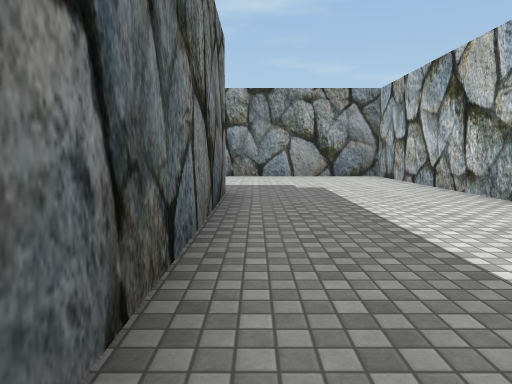
view 1 (above)

24 first-person views from a walk through a Unity game level. The camera is 1.3 m above the floor, tilts 6° down and sees 70° across. The floor is counted in squares, 2 m on a side. Each view is taken from the middle of a square. On the plan, view 1 faces up. The plan holds only what a view shows up to about 11 squares ahead; the rest is blank. The place goes on beyond the plan. The player is left out. Some animated figures are not drawn. Some surface patterns are stand-ins.

view 2
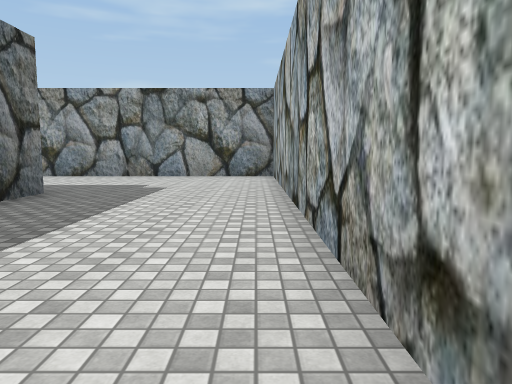

view 3
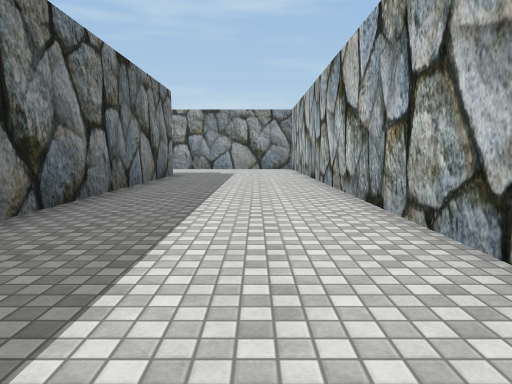

view 4
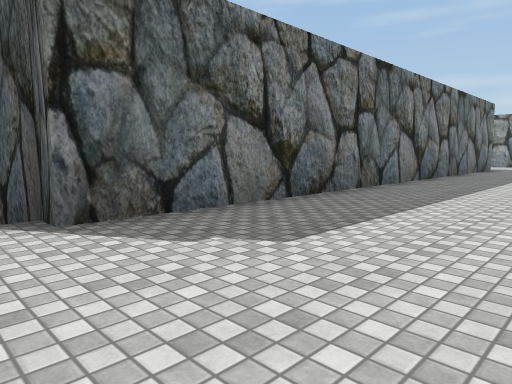

view 5
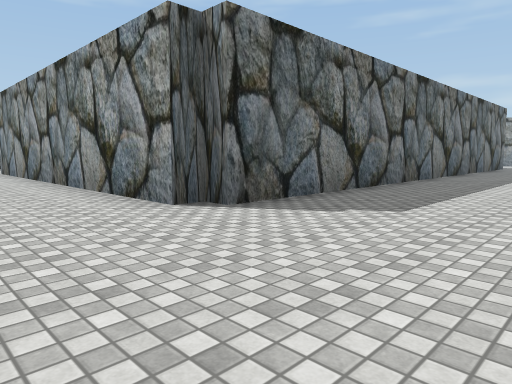

view 6
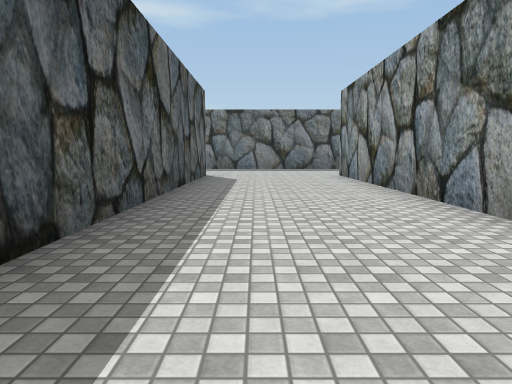

view 7
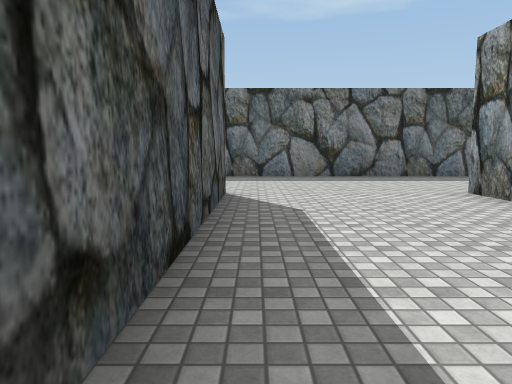

view 8
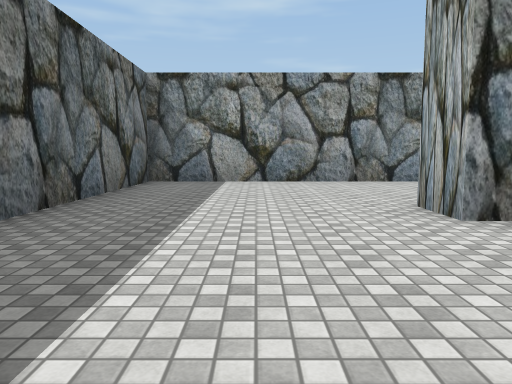

view 9
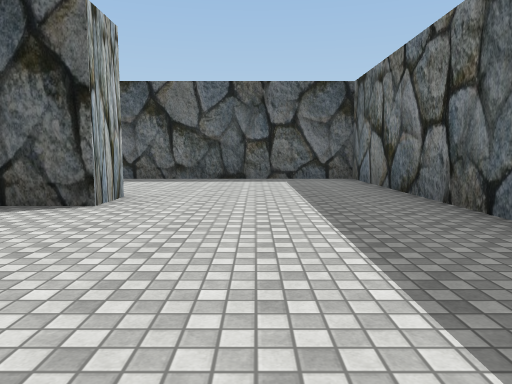

view 10
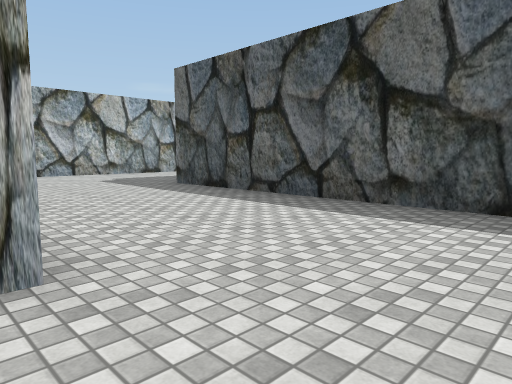

view 11
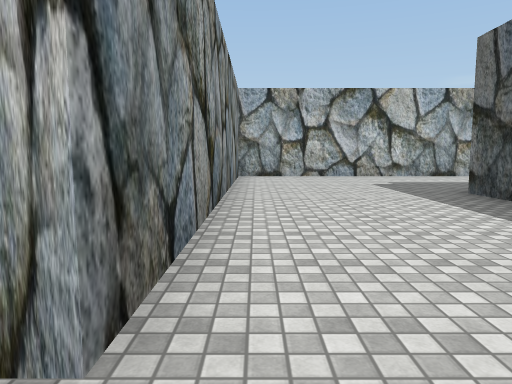

view 12
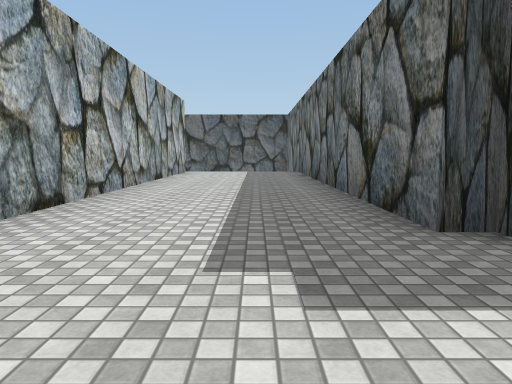

view 13
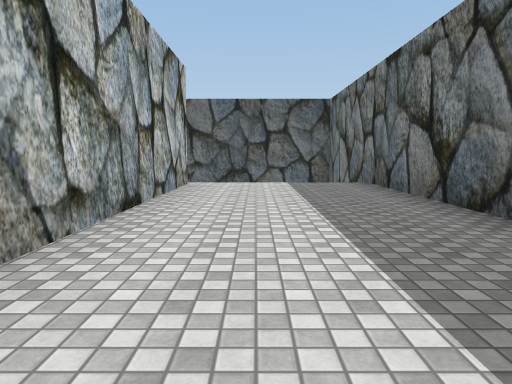

view 14
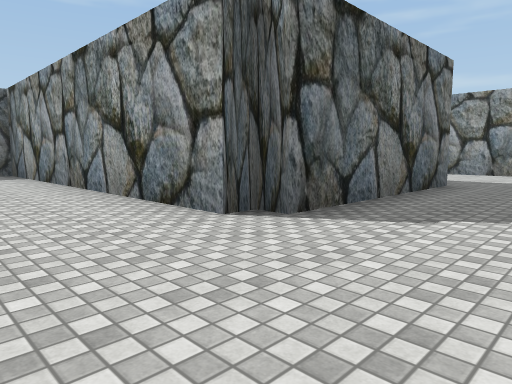

view 15
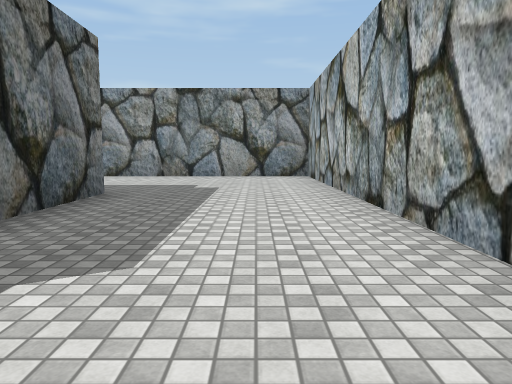

view 16
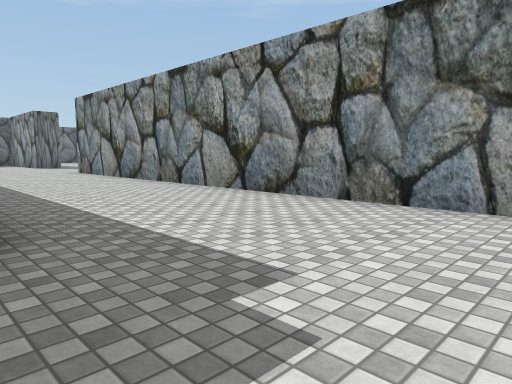

view 17
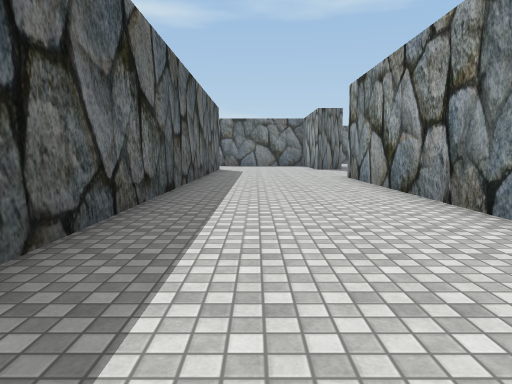

view 18
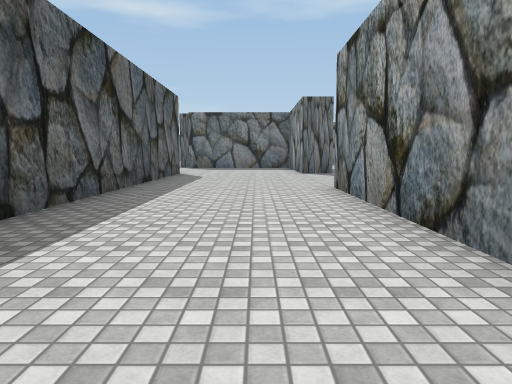

view 19
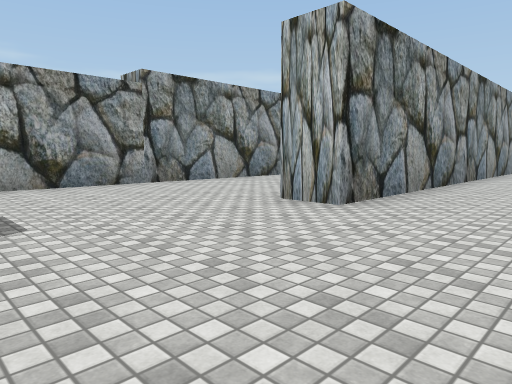

view 20
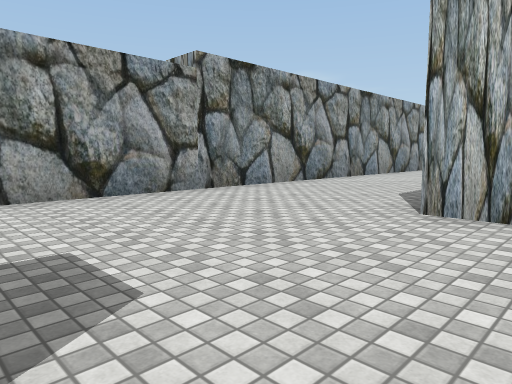

view 21
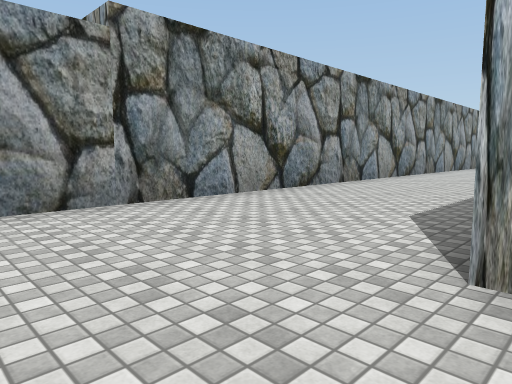

view 22
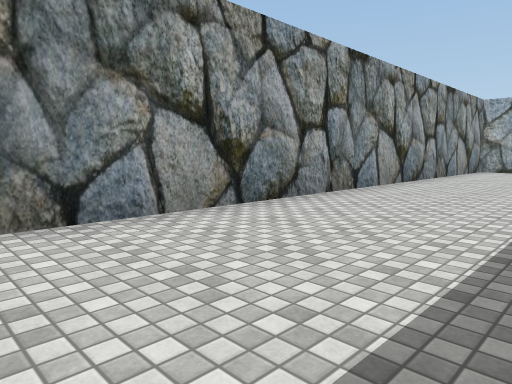

view 23
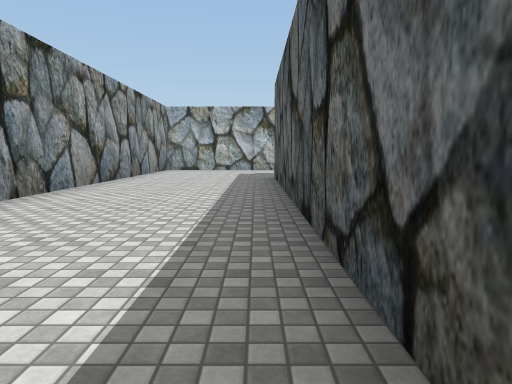

view 24
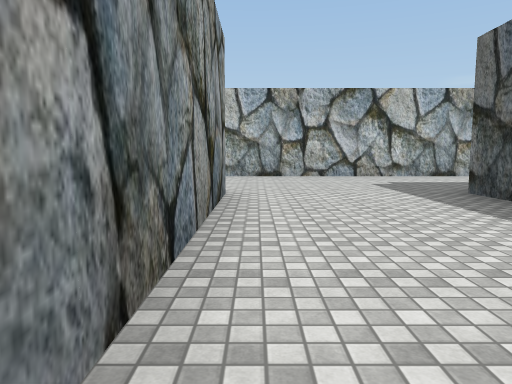

### Floor plan
Points are (right, up) in squares from view 1. A wall is a line through its corners. A room is listed if a view was taken in it or the views show most of it. See-through windows are left out.
Room 1 (views 1, 2, 3, 4, 5, 6, 7, 8, 9, 10, 11, 12, 13, 14, 15, 16, 17, 18, 19, 20, 21, 22, 23, 24)
walls: (-1.5, -3) (-1.5, 5.5) (-16, 5.5) (-16, 6.5); (-5.5, 1) (-5.5, -4) (-6, -4) (-6, -4.5) (-15.5, -4.5) (-15.5, -18.5) (-6, -18.5); (3.5, -3) (3.5, 10.5) (-19.1, 10.5); (-0.5, 6) (-0.5, -9) (-1, -9) (-1, -9.5) (-11, -9.5) (-11, -8.5); (3.5, -16.2) (3.5, -9.1); (-10.4, 6.5) (-1.4, 6.5); (-6.1, -19) (-5.5, -19) (-5.5, -32.1); (-20, 1.5) (-8, 1.5); (-1.5, -29) (-1.5, -14.5) (-11, -14.5) (-11, -13.5) (-1, -13.5)

Positions as (right, up) in squares from view 1, and headings:
1: (0, 0), facing up
2: (3, 0), facing up
3: (2, -5), facing up
4: (3, -10), facing up-left
5: (3, -12), facing up-left
6: (0, -12), facing left
7: (-5, -13), facing left
8: (-13, -13), facing up
9: (-13, -9), facing down
10: (-13, -14), facing down-right
11: (-12, -15), facing right
12: (-4, -16), facing down
13: (-3, -21), facing down
14: (-3, -7), facing up-left
15: (-3, -5), facing up
16: (-3, 1), facing up-left
17: (-6, 3), facing left
18: (-9, 4), facing left
19: (-20, 3), facing up-right
20: (-20, 5), facing up-right
21: (-18, 6), facing up-right
22: (-11, 7), facing up-right
23: (-11, 7), facing right
24: (-7, -10), facing right
